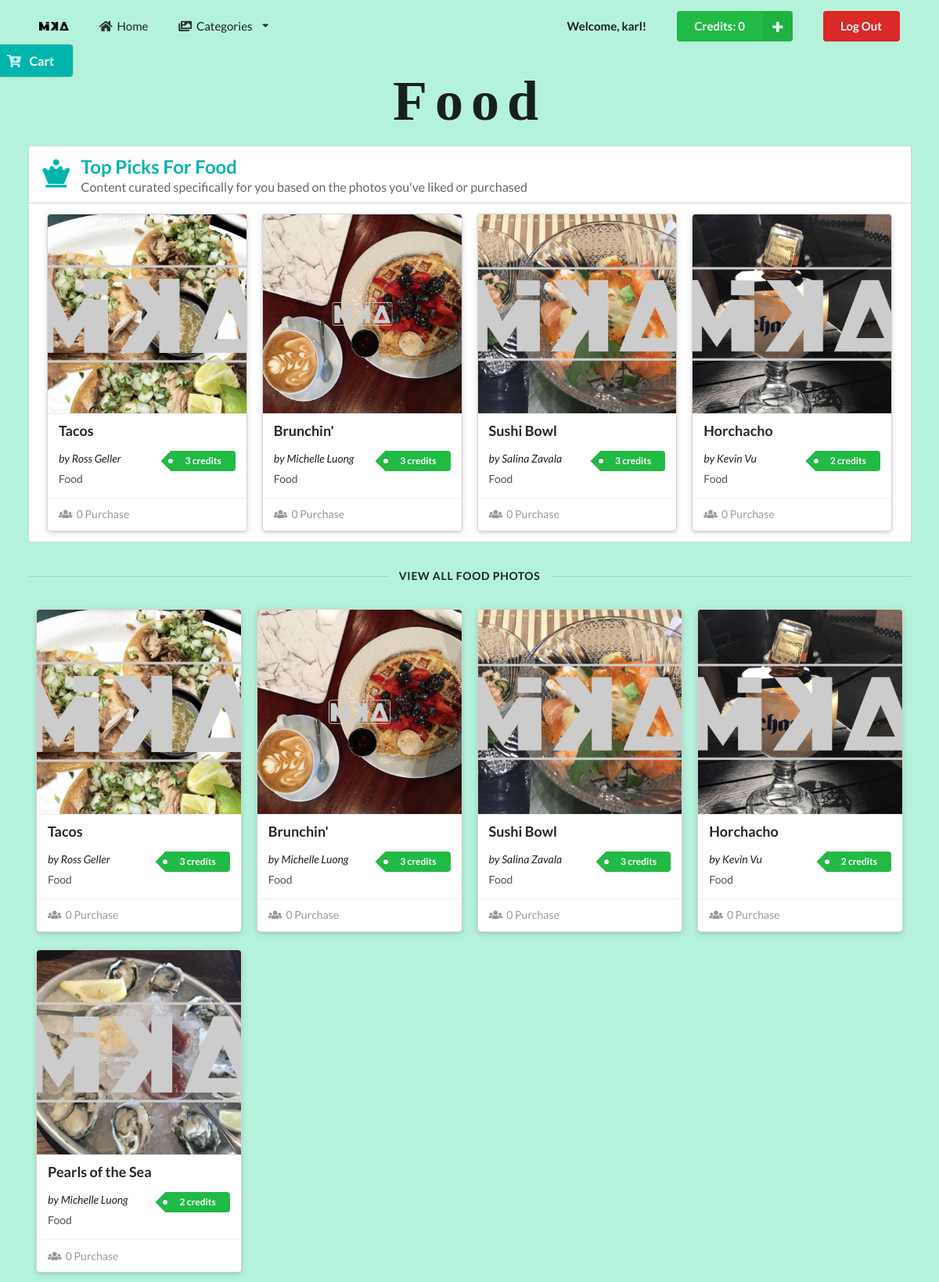
Before: /food.php (signed in) with the older database file.
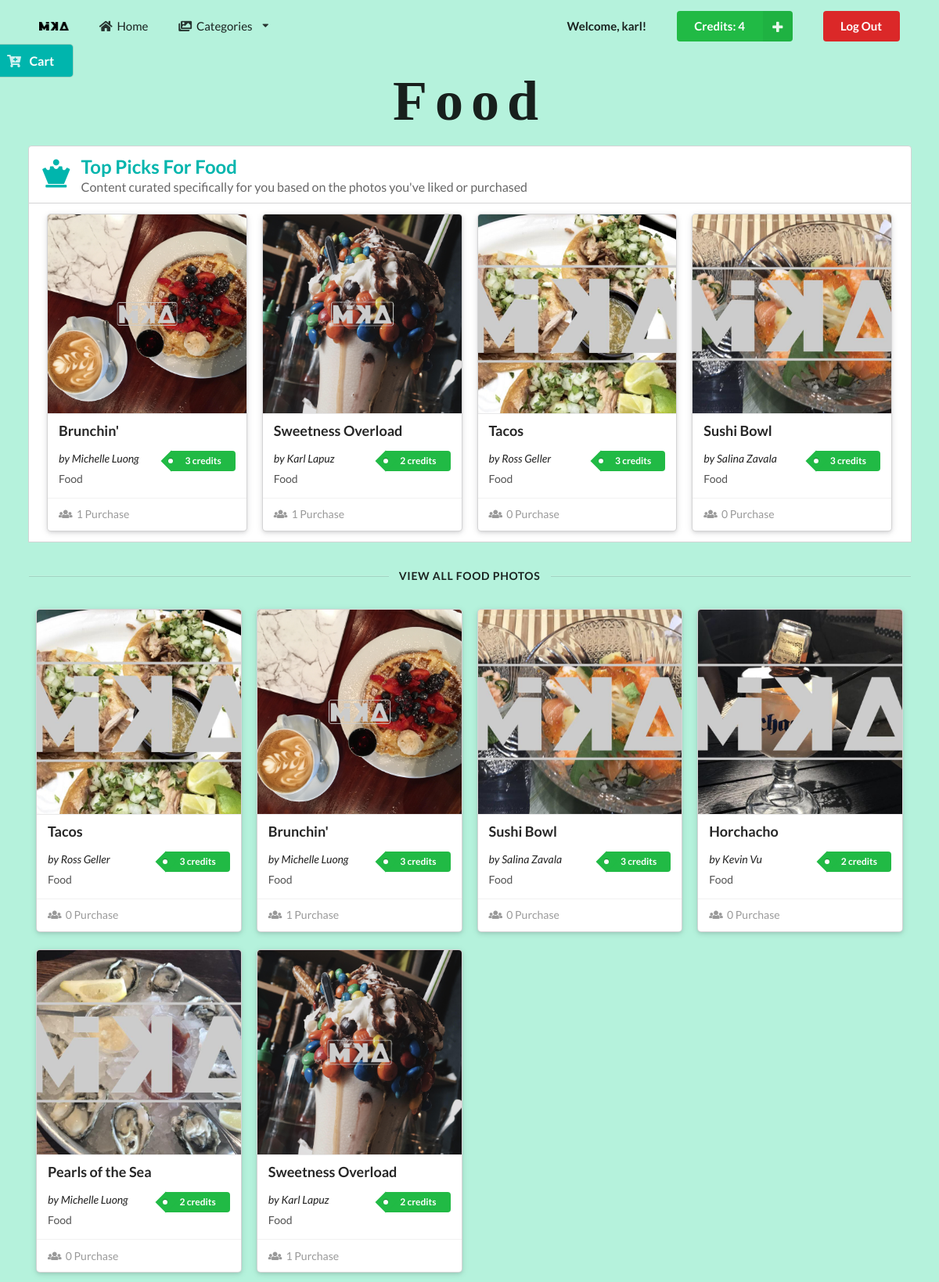
After: the same page with the newer database file.
### tables this page shows
CREATE TABLE `customer` (
  `customerID` int(11) NOT NULL,
  `username` varchar(256) DEFAULT NULL,
  `password` varchar(256) DEFAULT NULL,
  `firstName` varchar(256) DEFAULT NULL,
  `lastName` varchar(256) DEFAULT NULL,
  `userType` varchar(128) DEFAULT NULL,
  `credits` int(11) NOT NULL
);

CREATE TABLE `imageInfo` (
  `imageID` int(11) NOT NULL,
  `imageName` varchar(256) DEFAULT NULL,
  `category` varchar(256) DEFAULT NULL,
  `imagePath` varchar(256) DEFAULT NULL,
  `photographer` varchar(256) DEFAULT NULL,
  `credits` int(11) NOT NULL,
  `uploader` varchar(256) DEFAULT NULL,
  `purchases` int(11) DEFAULT NULL
);

### server.php (called while the page is built, shortened)
<?php
	function query($query) {
        $connect = mysqli_connect('localhost', 'mika', 'sesame', 'mika');
        $result = mysqli_query($connect, $query);
        while($row = mysqli_fetch_assoc($result)) {
            $set[] = $row;
        }
        if(!empty($set)) {
            return $set;
        }
	}
?>

### food.php (the view, shortened to what the changed rows need)
<?php
    include('server.php');
     $username = $_SESSION['username'];
     $userQuery = "SELECT * FROM customer WHERE username='$username';";
     $userResults = mysqli_query($db, $userQuery);
     if(mysqli_num_rows($userResults) == 1) {
         $user = mysqli_fetch_assoc($userResults);
         $userCredits = $user['credits'];
     }
?>
<!DOCTYPE html>
<html lang="en">
<head>
    <link rel="stylesheet" type="text/css" href="https://cdnjs.cloudflare.com/ajax/libs/semantic-ui/2.3.3/semantic.css">
    <link rel="stylesheet" type="text/css" href="style.css">
</head>
<body>
    <section class="category">
        <div class="pusher">
            <div id="navbar" class="ui container">
                <div class="ui large secondary menu">
                    <div class="right menu">
                        <form method="post" action="food.php" class="ui item">
                            <button type="submit" name="add_credits"class="ui right labeled icon green button">
                            <i class="plus icon"></i>
                                Credits: <?php echo $userCredits ?>
                            </button>
                        </form>
                    </div>
                </div>
            </div>
            <div class="ui center aligned header">
                <h1>Food</h1>
            </div>
            <div id="top-segment" class="ui center aligned container">
                <h2 class="ui teal top attached left aligned header">
                    <i class="chess queen icon"></i>
                    <div class="content">
                        Top Picks For Food
                        <div class="sub header">
                            Content curated specifically for you based on the photos you've liked or purchased
                        </div>
                    </div>
                </h2>
                <div class="ui raised attached segment">
                    <div class="ui four center aligned doubling stackable container cards">
                        <?php
                            $imagesQuery = "SELECT * FROM imageInfo WHERE category = 'food' ORDER BY purchases DESC;";
                            $images = $db->query($imagesQuery);
                            if(!empty($images)) {
                                for ($x = 0; $x < 4; $x++) {
                                    $images->data_seek($x);
                                    $row = $images->fetch_array(MYSQLI_ASSOC);
                                    $imageID = $row['imageID'];
                                    $imageName = $row['imageName'];
                                    $category = $row['category'];
                                    $imagePath = $row['imagePath'];
                                    $photographer = $row['photographer'];
                                    $credits = $row['credits'];
                                    $purchases = $row['purchases'];
                                    $creditString = "credit";
                                    $purchaseString = "Purchase";
                                    if ($credits > 1) $creditString = "credits";
                                    ?>
                                    <form method="post" action="food.php?action=add&imageID=<?php echo $imageID ?>" class="ui column raised card">
                                        <div class="ui blurring dimmable image">
                                            <img src="<?php echo "images/MARKED_".$imagePath; ?>">
                                        </div>
                                        <div class="content">
                                            <h3 class="left aligned header"><?php echo $imageName; ?></h3>
                                            <div class="right floated meta">
                                                <p class="ui green tag label"><?php echo "$credits $creditString"; ?></p>
                                            </div>
                                            <div class="left aligned">
                                                <span><em>by <?php echo $photographer; ?></em></span>
                                            </div>
                                            <div class="left aligned description"><?php echo $category; ?>
                                            </div>
                                        </div>
                                        <div class="extra content">
                                            <span class="left floated">
                                                <i class="users icon"></i>
                                                <?php echo "$purchases $purchaseString"; ?>
                                            </span>
                                        </div>
                                    </form>
                                <?php } ?>
                        <?php } ?>
                    </div>
                </div>
            </div>
            <div class="ui four center aligned doubling stackable container cards">
                <?php
                    $imageProduct = query("SELECT * FROM imageInfo WHERE category = 'food';");
                    if(!empty($imageProduct)) {
                        foreach($imageProduct as $key => $value) {
                            $imageName = $imageProduct[$key]['imageName'];
                            $category = $imageProduct[$key]['category'];
                            $imagePath = $imageProduct[$key]['imagePath'];
                            $photographer = $imageProduct[$key]['photographer'];
                            $credits = $imageProduct[$key]['credits'];
                            $purchases = $imageProduct[$key]['purchases'];
                            $creditString = "credit";
                            $purchaseString = "Purchase";
                            if ($credits > 1) $creditString = "credits";
                ?>
                        <form method="post" action="food.php?action=add&imageID=<?php echo $imageProduct[$key]["imageID"]?>" class="ui column raised card">
                            <div class="ui blurring dimmable image">
                                <img src="<?php echo "images/MARKED_".$imagePath; ?>">
                            </div>
                            <div class="content">
                                <h3 class="left aligned header"><?php echo $imageName ?></h3>
                                <div class="right floated meta">
                                    <p class="ui green tag label"><?php echo "$credits $creditString" ?></p>
                                </div>
                                <div class="left aligned">
                                    <span><em>by <?php echo $photographer ?></em></span>
                                </div>
                                <div class="left aligned description"><?php echo $category ?>
                                </div>
                            </div>
                            <div class="extra content">
                                <span class="left floated">
                                    <i class="users icon"></i>
                                    <?php echo "$purchases $purchaseString" ?>
                                </span>
                            </div>
                        </form>
                <?php
                        }
                    }
                ?>
            </div>
        </div>
    </section>
</body>
</html>

Changed rows visible on the page:
no longer on one of the page's lists (row unchanged): imageinfo: imageName "Horchacho", credits "2", credits "credits", photographer "Kevin Vu", category "Food", purchases "0"
changed customer: credits "0" → "4"
changed imageinfo "Brunchin'": purchases "0" → "1"; moves up the list
added imageinfo: imagePath (picture), imageName "Sweetness Overload", credits "2", credits "credits", photographer "Karl Lapuz", category "Food", purchases "1", purchaseString "Purchase"
